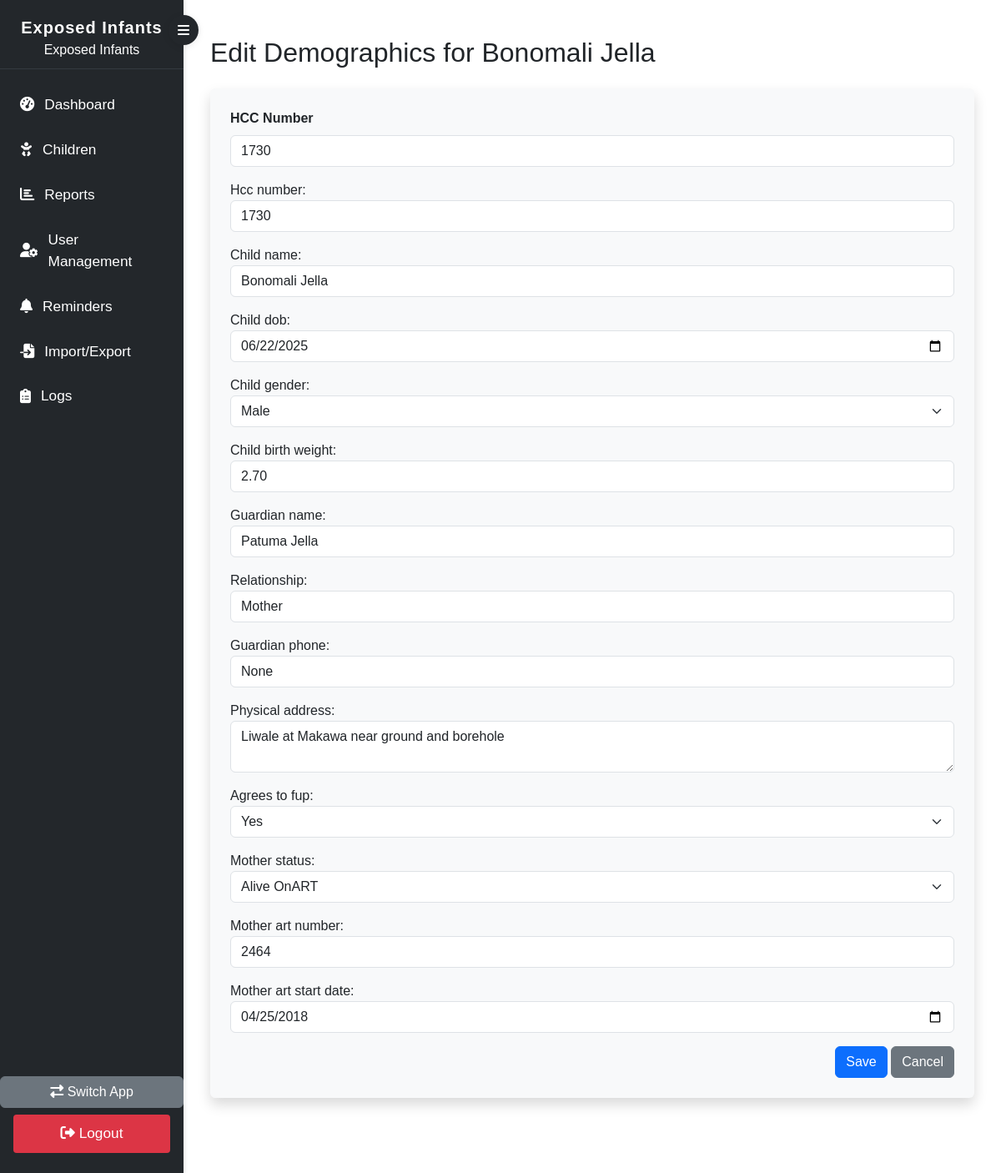
/children/child_dashboard/1730/edit/all/ (signed in), run on the app's committed database.
### children/models.py (models this page shows, shortened)
class Child(models.Model):
    hcc_number = models.CharField(max_length=20, primary_key=True)
    child_name = models.CharField(max_length=200)
    child_dob = models.DateField()
    CHILD_GENDER_CHOICES = [
        ('Male', 'Male'),
        ('Female', 'Female')
    ]
    child_gender = models.CharField(max_length=6, choices=CHILD_GENDER_CHOICES)
    child_birth_weight = models.DecimalField(max_digits=5, decimal_places=2)
    guardian_name = models.CharField(max_length=200)
    relationship = models.CharField(max_length=100)
    guardian_phone = models.CharField(max_length=20)
    physical_address = models.TextField()
    AGREES_TO_FUP_CHOICES = [('Yes', 'Yes'), ('No', 'No')]
    agrees_to_fup = models.CharField(max_length=3, choices=AGREES_TO_FUP_CHOICES)
    MOTHER_STATUS_CHOICES = [
        ('Alive No ART', 'Alive No ART'),
        ('Alive OnART', 'Alive OnART'),
        ('Died', 'Died'),
        ('Unknown', 'Unknown'),
    ]
    mother_status = models.CharField(max_length=20, choices=MOTHER_STATUS_CHOICES)
    mother_art_number = models.CharField(max_length=20, blank=True, null=True)
    mother_art_start_date = models.DateField(blank=True, null=True)

### children/views.py (the view)
# urls.py: path('children/child_dashboard/<str:hcc_number>/edit/<str:field>/', views.edit_child_field_view, name='edit_field'),
@login_required
@user_passes_test(lambda u: u.is_superuser)
def edit_child_field_view(request, hcc_number, field=None):
    child = get_object_or_404(Child, hcc_number=hcc_number)
    from .forms import ChildForm
    if request.method == 'POST':
        form = ChildForm(request.POST, instance=child)
        if form.is_valid():
            form.save()
            return redirect('children:child_dashboard', hcc_number=hcc_number)
    else:
        form = ChildForm(instance=child)
    return render(request, 'edit_field.html', {
        'child': child,
        'form': form,
    })

### children/templates/edit_field.html (shortened to what this page needs)
{% extends 'base.html' %}
{% load static %}
{% block content %}
<div class="container mt-4">
    <h2>Edit Demographics for {{ child.child_name }}</h2>
    <form method="post" class="shadow p-4 bg-light rounded mt-4">
        <div class="mb-3">
            <label class="form-label"><strong>HCC Number</strong></label>
            <input type="text" class="form-control" value="{{ child.hcc_number }}" readonly>
        </div>
        {{ form.as_p }}
        <div class="text-end">
            <button type="submit" class="btn btn-primary">Save</button>
            <a href="{% url 'children:child_dashboard' child.hcc_number %}" class="btn btn-secondary">Cancel</a>
        </div>
    </form>
</div>
{% endblock %}

### children/static/css/styles.css (style rules this page uses)
html, body { height: 100%; margin: 0; font-family: Arial, sans-serif; }

### data on the page
Child: child_name "Bonomali Jella", hcc_number "1730", child_dob "06/22/2025", child_gender "Male", child_birth_weight "2.70", guardian_name "Patuma Jella", relationship "Mother", guardian_phone "None", physical_address "Liwale at Makawa near ground and borehole", agrees_to_fup "Yes", mother_status "Alive OnART", mother_art_number "2464", mother_art_start_date "04/25/2018"
